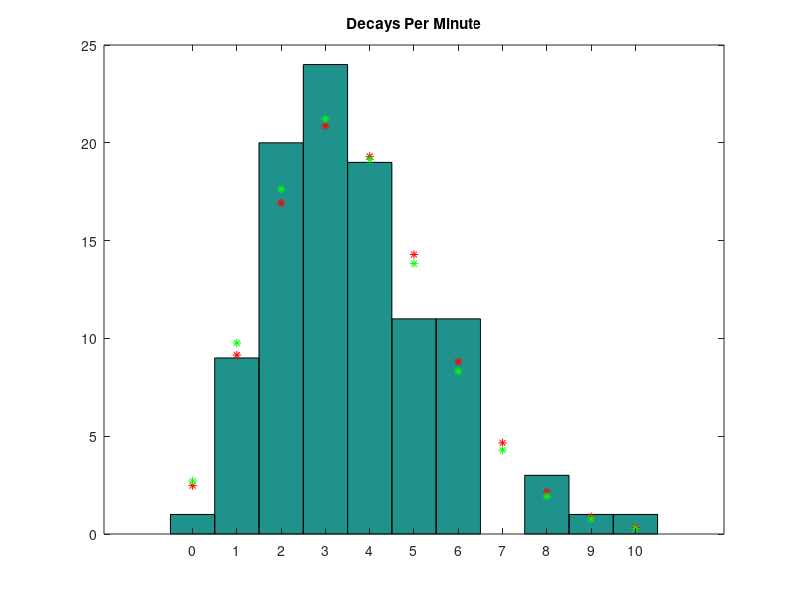

Here is the MATLAB script that generated this plot:
clear,clc;
decays=[0,linspace(1,1,9),linspace(2,2,20),linspace(3,3,24),linspace(4,4,19),linspace(5,5,11),linspace(6,6,11),8,8,8,9,10];
hist(decays,0:10);
hold on

muparent=3.7;
muobserved=3.61;
parent0=exp(-1*muparent)*100;
observed0=exp(-1*muobserved)*100;
plot(0,parent0,'r*');
plot(0,observed0,'g*');
for x=1:10
    parent(x)=muparent^(x)/factorial(x)*exp(-1*muparent)*100;
    observed(x)=muobserved^(x)/factorial(x)*exp(-1*muobserved)*100;
    plot(x,parent(x),'r*');
    plot(x,observed(x),'g*');
end
title('Decays Per Minute');
